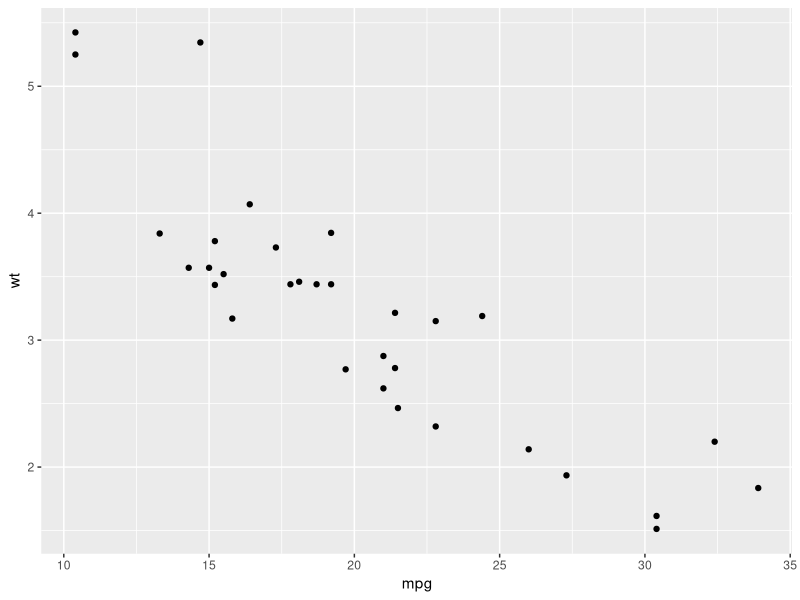
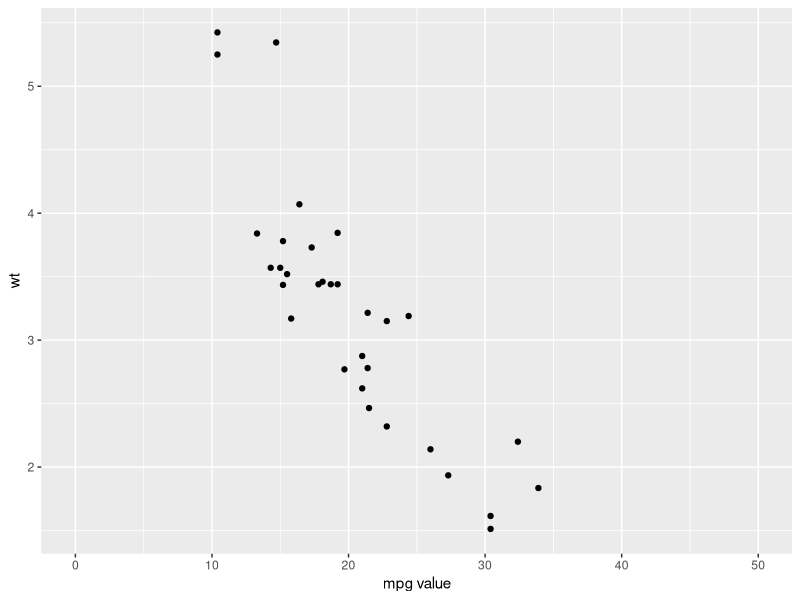
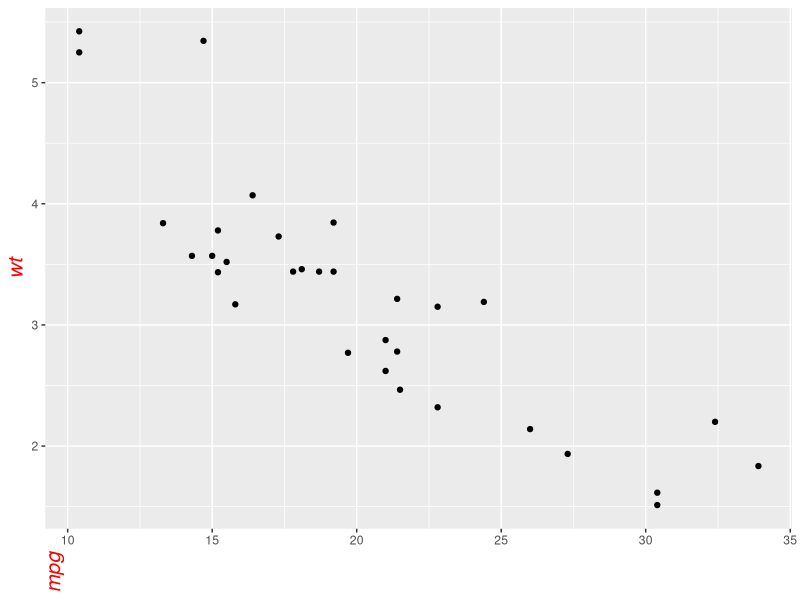
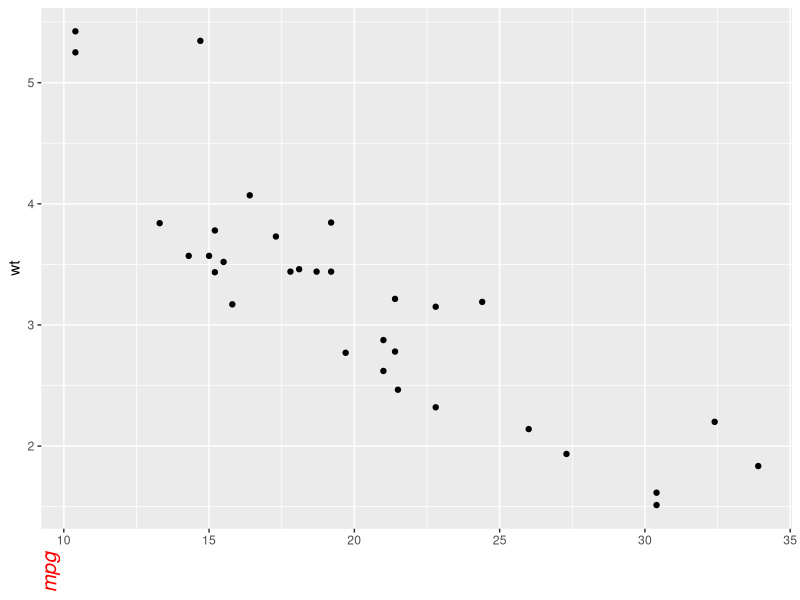
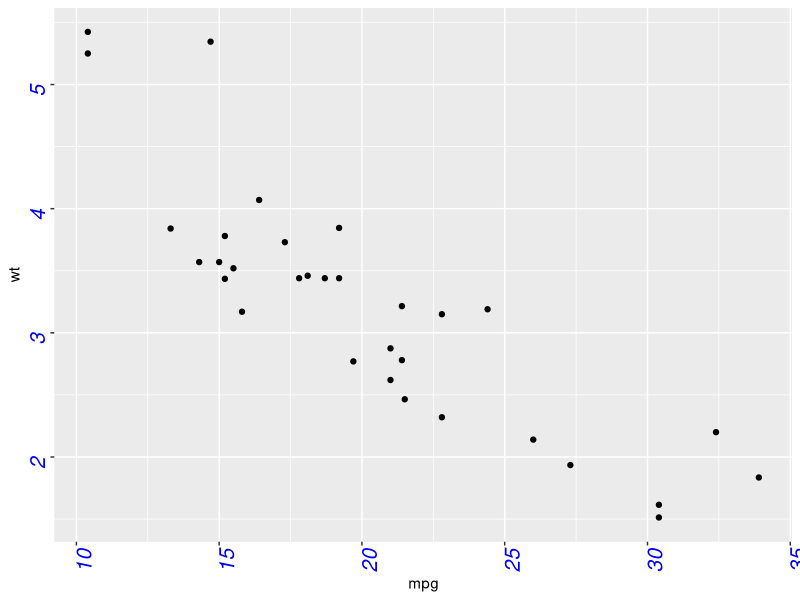
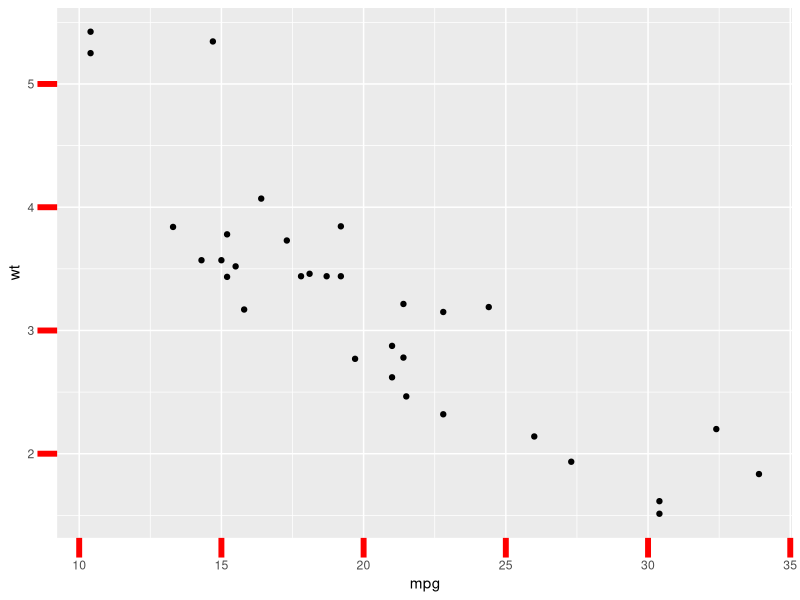

These charts were generated, in order, by the following R code:
# gloss bench figure gallery-070
# source: 238-custom-layout-axis-ggplot2.Rmd (gallery)
# Frozen by bench/R/harvest.R: code up to the chosen figure; see meta.json.
# ---- chunk 1 ----
knitr::opts_chunk$set( warning=FALSE, message=FALSE)
# ---- chunk 2 ----
# Load ggplot2
library(ggplot2)

# Very basic chart
basic <- ggplot( mtcars , aes(x=mpg, y=wt)) + 
  geom_point()
basic
# ---- chunk 3 ----
# ---- chunk 4 ----
basic+
    xlab("mpg value") + 
    xlim(0,50)
# ---- chunk 5 ----
# ---- chunk 6 ----
# Left -> both axis are modified
basic + theme(axis.title = element_text( angle = 90, color="red", size=15, face=3)) # face = title location
# ---- chunk 7 ----
# Right -> only the x axis is modified
basic + theme(axis.title.x = element_text( angle = 90, color="red", size=15, face=3))
# ---- chunk 8 ----
# ---- chunk 9 ----
# ---- chunk 10 ----
basic + 
  theme(axis.text = element_text( 
    angle = 90, 
    color="blue", 
    size=15, 
    face=3)
  )
# ---- chunk 11 ----
# ---- chunk 12 ----
# chart 1: ticks
basic + theme(
   axis.ticks = element_line(size = 2, color="red") , 
   axis.ticks.length = unit(.5, "cm")
)
